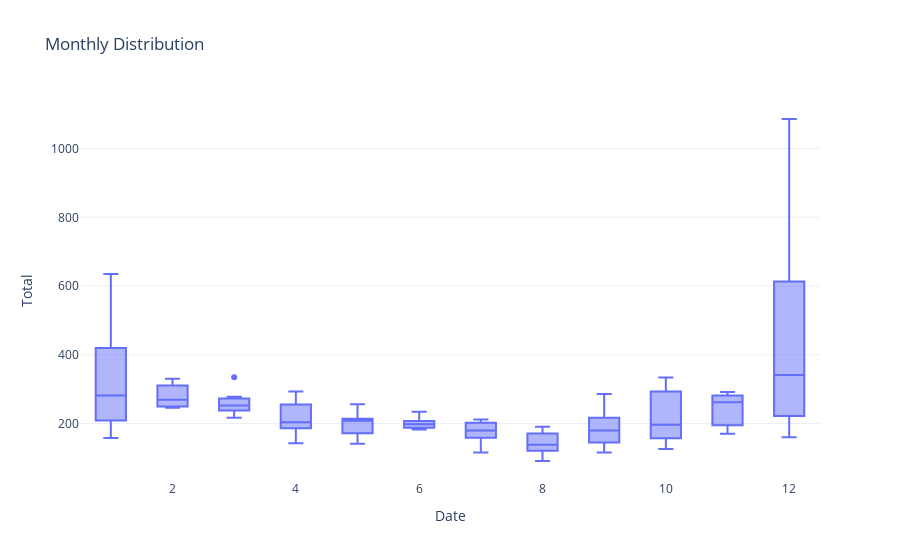

This figure's notebook cell:
### Markdown cell above
## Plotly monthly distribution

### Code cell
fig = px.box(df_autoconsumo_group_w,
             x=df_autoconsumo_group_w.index.month,  # group by month
             y='total_exp',
             title='Monthly Distribution')
# Optional: Customize layout
fig.update_layout(
    xaxis_title="Date",
    yaxis_title="Total",
    template="plotly_white"
)

# Display plot
fig.show()

### Figure 1 — Plotly figure (JSON) as saved in the notebook; plotly's stock layout.template omitted (floating-point values rounded to 4 significant figures)
{"data": [{"alignmentgroup": "True", "hovertemplate": "x=%{x}<br>total_exp=%{y}<extra></extra>", "legendgroup": "", "marker": {"color": "#636efa"}, "name": "", "notched": false, "offsetgroup": "", "orientation": "v", "showlegend": false, "type": "box", "x": [12, 1, 1, 1, 1, 1, 2, 2, 2, 2, 3, 3, 3, 3, 4, 4, 4, 4, 5, 5, 5, 5, 5, 6, 6, 6, 6, 7, 7, 7, 7, 7, 8, 8, 8, 8, 9, 9, 9, 9, 10, 10, 10, 10, 10, 11, 11, 11, 11, 12, 12, 12, 12, 1, 1, 1, 1, 1, 2, 2, 2, 2, 3, 3, 3, 3, 4, 4, 4, 4, 4, 5, 5, 5, 5, 6, 6, 6, 6, 7, 7, 7, 7, 7, 8, 8, 8, 8, 9, 9, 9, 9, 10, 10, 10, 10, 10, 11, 11, 11, 11, 12, 12, 12, 12, 12], "x0": " ", "xaxis": "x", "y": [797, 635, 384, 420, 456, 320, 327, 279, 330, 294, 267, 278, 258, 335, 293, 283, 149, 224, 256, 216, 208, 177, 173, 196, 234, 186, 200, 202, 212, 183, 209, 177, 191, 159, 144, 183, 218, 195, 216, 286, 224, 293, 215, 334, 315, 195, 292, 283, 279, 309, 160, 218, 222, 181, 158, 221, 209, 243, 250, 249, 246, 259, 231, 247, 245, 217, 199, 143, 200, 246, 204, 141, 213, 210, 169, 210, 205, 189, 183, 202, 159, 116, 174, 154, 127, 115, 91, 133, 164, 116, 134, 156, 126, 178, 144, 175, 157, 170, 195, 245, 280, 373, 229, 476, 613, 1086], "y0": " ", "yaxis": "y"}], "layout": {"boxmode": "group", "legend": {"tracegroupgap": 0}, "title": {"text": "Monthly Distribution"}, "xaxis": {"anchor": "y", "domain": [0, 1], "title": {"text": "Date"}}, "yaxis": {"anchor": "x", "domain": [0, 1], "title": {"text": "Total"}}}}
